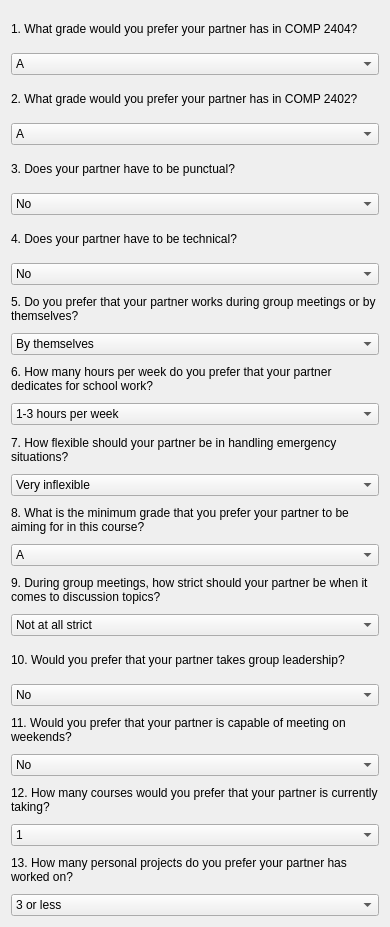
   <widget class="QWidget" name="scrollAreaWidgetContents_3">
    <property name="geometry">
     <rect>
      <x>0</x>
      <y>0</y>
      <width>390</width>
      <height>927</height>
     </rect>
    </property>
    <property name="maximumSize">
     <size>
      <width>390</width>
      <height>16777215</height>
     </size>
    </property>
    <layout class="QVBoxLayout" name="verticalLayout_2">
     <item>
      <widget class="QLabel" name="label_25">
       <property name="text">
        <string>1. What grade would you prefer your partner has in COMP 2404?</string>
       </property>
       <property name="wordWrap">
        <bool>true</bool>
       </property>
      </widget>
     </item>
     <item>
      <widget class="QComboBox" name="partner">
       <item>
        <property name="text">
         <string>A</string>
        </property>
       </item>
       <item>
        <property name="text">
         <string>B</string>
        </property>
       </item>
       <item>
        <property name="text">
         <string>C</string>
        </property>
       </item>
       <item>
        <property name="text">
         <string>D</string>
        </property>
       </item>
      </widget>
     </item>
     <item>
      <widget class="QLabel" name="label_27">
       <property name="text">
        <string>2. What grade would you prefer your partner has in COMP 2402?</string>
       </property>
       <property name="wordWrap">
        <bool>true</bool>
       </property>
      </widget>
     </item>
     <item>
      <widget class="QComboBox" name="partner_2">
       <item>
        <property name="text">
         <string>A</string>
        </property>
       </item>
       <item>
        <property name="text">
         <string>B</string>
        </property>
       </item>
       <item>
        <property name="text">
         <string>C</string>
        </property>
       </item>
       <item>
        <property name="text">
         <string>D</string>
        </property>
       </item>
      </widget>
     </item>
     <item>
      <widget class="QLabel" name="label_44">
       <property name="text">
        <string>3. Does your partner have to be punctual?</string>
       </property>
       <property name="wordWrap">
        <bool>true</bool>
       </property>
      </widget>
     </item>
     <item>
      <widget class="QComboBox" name="partner_3">
       <item>
        <property name="text">
         <string>No</string>
        </property>
       </item>
       <item>
        <property name="text">
         <string>Yes</string>
        </property>
       </item>
      </widget>
     </item>
     <item>
      <widget class="QLabel" name="label_45">
       <property name="text">
        <string>4. Does your partner have to be technical?</string>
       </property>
       <property name="wordWrap">
        <bool>true</bool>
       </property>
      </widget>
     </item>
     <item>
      <widget class="QComboBox" name="partner_4">
       <item>
        <property name="text">
         <string>No</string>
        </property>
       </item>
       <item>
        <property name="text">
         <string>Yes</string>
        </property>
       </item>
      </widget>
     </item>
     <item>
      <widget class="QLabel" name="label_46">
       <property name="text">
        <string>5. Do you prefer that your partner works during group meetings or by themselves?</string>
       </property>
       <property name="wordWrap">
        <bool>true</bool>
       </property>
      </widget>
     </item>
     <item>
      <widget class="QComboBox" name="partner_5">
       <item>
        <property name="text">
         <string>By themselves</string>
        </property>
       </item>
       <item>
        <property name="text">
         <string>Sometimes by  themselves and sometimes with the gorup</string>
        </property>
       </item>
       <item>
        <property name="text">
         <string>With the group</string>
        </property>
       </item>
      </widget>
     </item>
     <item>
      <widget class="QLabel" name="label_47">
       <property name="text">
        <string>6. How many hours per week do you prefer that your partner dedicates for school work?</string>
       </property>
       <property name="wordWrap">
        <bool>true</bool>
       </property>
      </widget>
     </item>
     <item>
      <widget class="QComboBox" name="partner_6">
       <item>
        <property name="text">
         <string>1-3 hours per week</string>
        </property>
       </item>
       <item>
        <property name="text">
         <string>4-7 hours per week</string>
        </property>
       </item>
       <item>
        <property name="text">
         <string>8 or more hours per week</string>
        </property>
       </item>
      </widget>
     </item>
     <item>
      <widget class="QLabel" name="label_48">
       <property name="text">
        <string>7. How flexible should your partner be in handling emergency situations?</string>
       </property>
       <property name="wordWrap">
        <bool>true</bool>
       </property>
      </widget>
     </item>
     <item>
      <widget class="QComboBox" name="partner_7">
       <item>
        <property name="text">
         <string>Very inflexible</string>
        </property>
       </item>
       <item>
        <property name="text">
         <string>Somewhat inflexible</string>
        </property>
       </item>
       <item>
        <property name="text">
         <string>Neither flexible nor inflexible</string>
        </property>
       </item>
       <item>
        <property name="text">
         <string>Somewhat flexible</string>
        </property>
       </item>
       <item>
        <property name="text">
         <string>Very flexible</string>
        </property>
       </item>
      </widget>
     </item>
     <item>
      <widget class="QLabel" name="label_49">
       <property name="text">
        <string>8. What is the minimum grade that you prefer your partner to be aiming for in this course?</string>
       </property>
       <property name="wordWrap">
        <bool>true</bool>
       </property>
      </widget>
     </item>
     <item>
      <widget class="QComboBox" name="partner_8">
       <item>
        <property name="text">
         <string>A</string>
        </property>
       </item>
       <item>
        <property name="text">
         <string>B</string>
        </property>
       </item>
       <item>
        <property name="text">
         <string>C</string>
        </property>
       </item>
       <item>
        <property name="text">
         <string>D</string>
        </property>
       </item>
      </widget>
     </item>
     <item>
      <widget class="QLabel" name="label_50">
       <property name="text">
        <string>9. During group meetings, how strict should your partner be when it comes to discussion topics?</string>
       </property>
       <property name="wordWrap">
        <bool>true</bool>
       </property>
      </widget>
     </item>
     <item>
      <widget class="QComboBox" name="partner_9">
       <item>
        <property name="text">
         <string>Not at all strict</string>
        </property>
       </item>
       <item>
        <property name="text">
         <string>Somewhat strict</string>
        </property>
       </item>
       <item>
        <property name="text">
         <string>Very strict</string>
        </property>
       </item>
      </widget>
     </item>
     <item>
      <widget class="QLabel" name="label_51">
       <property name="text">
        <string>10. Would you prefer that your partner takes group leadership?</string>
       </property>
       <property name="wordWrap">
        <bool>true</bool>
       </property>
      </widget>
     </item>
     <item>
      <widget class="QComboBox" name="partner_10">
       <item>
        <property name="text">
         <string>No</string>
        </property>
       </item>
       <item>
        <property name="text">
         <string>Yes</string>
        </property>
       </item>
      </widget>
     </item>
     <item>
      <widget class="QLabel" name="label_52">
       <property name="text">
        <string>11. Would you prefer that your partner is capable of meeting on weekends?</string>
       </property>
       <property name="wordWrap">
        <bool>true</bool>
       </property>
      </widget>
     </item>
     <item>
      <widget class="QComboBox" name="partner_11">
       <item>
        <property name="text">
         <string>No</string>
        </property>
       </item>
       <item>
        <property name="text">
         <string>Yes</string>
        </property>
       </item>
      </widget>
     </item>
     <item>
      <widget class="QLabel" name="label_53">
       <property name="text">
        <string>12. How many courses would you prefer that your partner is currently taking?</string>
       </property>
       <property name="wordWrap">
        <bool>true</bool>
       </property>
      </widget>
     </item>
     <item>
      <widget class="QComboBox" name="partner_12">
       <item>
        <property name="text">
         <string>1</string>
        </property>
       </item>
       <item>
        <property name="text">
         <string>2</string>
        </property>
       </item>
       <item>
        <property name="text">
         <string>3</string>
        </property>
       </item>
       <item>
        <property name="text">
         <string>4</string>
        </property>
       </item>
       <item>
        <property name="text">
         <string>5 or more</string>
        </property>
       </item>
      </widget>
     </item>
     <item>
      <widget class="QLabel" name="label_54">
       <property name="text">
        <string>13. How many personal projects do you prefer your partner has worked on?</string>
       </property>
       <property name="wordWrap">
        <bool>true</bool>
       </property>
      </widget>
     </item>
     <item>
      <widget class="QComboBox" name="partner_13">
       <item>
        <property name="text">
         <string>3 or less</string>
        </property>
       </item>
       <item>
        <property name="text">
         <string>more than 3</string>
        </property>
       </item>
      </widget>
     </item>
    </layout>
   </widget>
